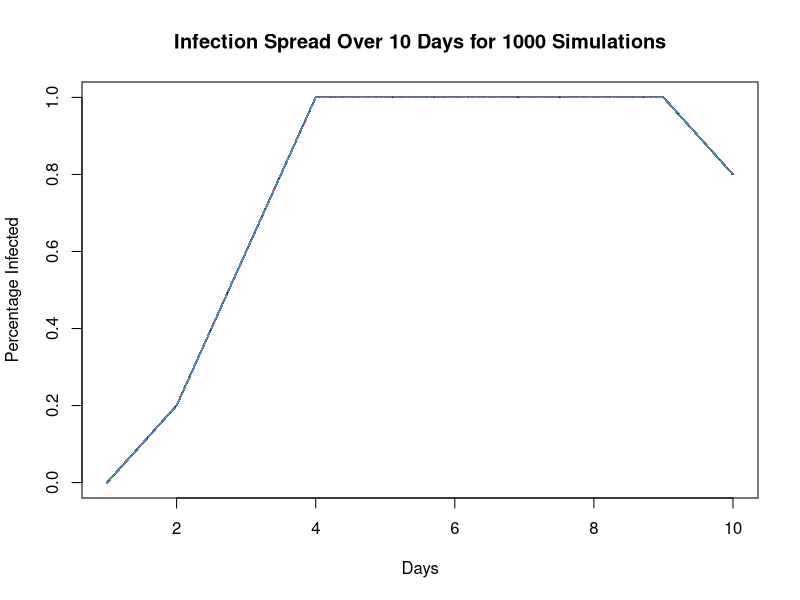
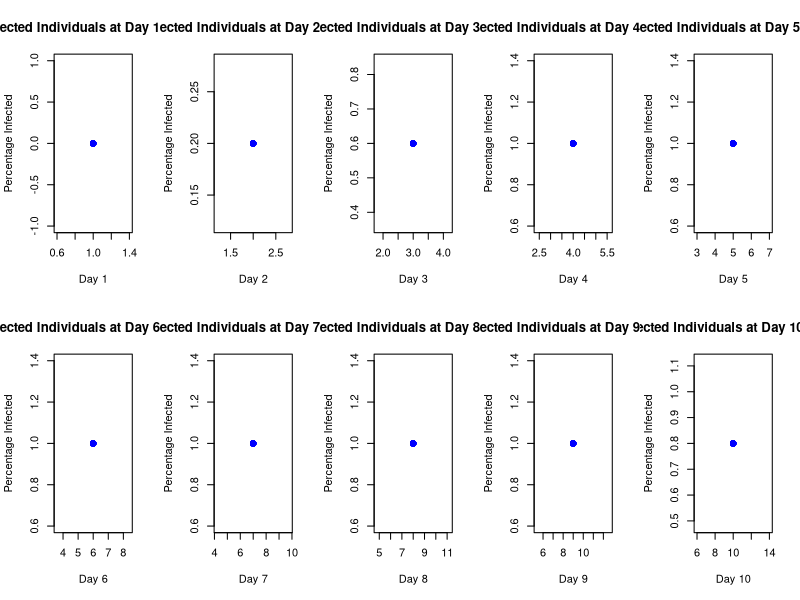

Here is the R script that generated these plots, in order:
# Define the dimensions of the matrix
num_individuals <- 5  # Number of rows
num_days <- 10  # Number of columns
lamda1 <- 0.2
lamda2 <- 0.3
recovery_rate <- 0.15 # Rate at which individuals recover
num_simulations <- 1000

# Create an empty list to store the results of multiple simulations
sim_results <- vector("list", length = num_simulations)

# Create an empty matrix filled with zeros to represent uninfected individuals
initial_infection_matrix <- matrix(0, nrow = num_individuals, ncol = num_days)

# Introduce random infections
for (i in 1:num_individuals) {
  for (j in 1:num_days) {
    # Generate a random number between 0 and 1
    random_number <- runif(1)
    
    # Define a threshold for introducing infections (e.g., 0.2 for a 20% chance of infection)
    threshold <- 0.2
    
    # If the random number is below the threshold, mark the individual as infected
    if (random_number < threshold) {
      initial_infection_matrix[i, j] <- 1
    }
  }
}

# Loop through each day
for (day in 2:num_days) {
  # Loop through each individual
  for (individual_number in 1:num_individuals) {
    # Check if the individual is already infected
    if (initial_infection_matrix[individual_number, day - 1] == 1) {
      # If already infected, keep them infected
      initial_infection_matrix[individual_number, day] <- 1
    } else {
      # Calculate the force of infection for the specified individual at day
      force_of_infection <- lamda1 + lamda2 * sum(initial_infection_matrix[, day - 1])
      
      # Limit the force_of_infection to be between 0 and 1
      force_of_infection <- pmin(1, pmax(0, force_of_infection))
      
      # Calculate the probability of getting infected
      p <- 1 - exp(-force_of_infection)
      
      # Generate a uniform random number [0, 1]
      u.r.n <- runif(1)
      
      # Check if the random value (u.r.n) is less than the probability p
      # If yes, update the infection status to 1 (infected)
      if (u.r.n < p) {
        initial_infection_matrix[individual_number, day] <- 1
      }
    }
  }
}
# Apply the recovery process for each individual
for (individual_number in 1:num_individuals) {
  if (initial_infection_matrix[individual_number, day] == 1 && runif(1) < recovery_rate) {
    initial_infection_matrix[individual_number, day] <- 0  # Change the status to recovered (0)
  }
}

# Print the final infection status matrix
print(initial_infection_matrix)

# Store the simulation result in sim_results list
for (sim in 1:num_simulations) {
  sim_results[[sim]] <- initial_infection_matrix
}

# Create an empty matrix to store simulation results
simulation_matrix <- array(dim = c(num_individuals, num_days, num_simulations))

# Store simulation results in the matrix
for (sim in 1:num_simulations) {
  simulation_matrix[, , sim] <- sim_results[[sim]]
}

# Calculate the percentage of infected individuals for each day and simulation
infected_percentage <- apply(simulation_matrix, c(2, 3), function(x) mean(x == 1))

# Plot the results
matplot(1:num_days, infected_percentage, type = "l", xlab = "Days", ylab = "Percentage Infected",
        main = "Infection Spread Over 10 Days for 1000 Simulations")

# Prepare the scatter plots for each day
par(mfrow = c(2, 5))  # Divides the plotting area into a 2x5 grid for 10 plots

for (day_to_plot in 1:num_days) {
  # Calculate the percentage of infected individuals at the chosen day for each simulation
  infected_percentage_at_day <- infected_percentage[day_to_plot, ]
  
  # Create scatter plots for each day
  plot(rep(day_to_plot, num_simulations), infected_percentage_at_day, 
       xlab = paste("Day", day_to_plot), ylab = "Percentage Infected",
       main = paste("Percentage of Infected Individuals at Day", day_to_plot, "for 1000 Simulations"),
       pch = 19, col = "blue")  # Using blue color for dots
}


# Calculate the recovery status for each individual in each simulation
recovery_matrix <- array(dim = c(num_individuals, num_days, num_simulations))

for (sim in 1:num_simulations) {
  for (individual in 1:num_individuals) {
    for (day in 1:num_days) {
      recovery_matrix[individual, day, sim] <- ifelse(sim_results[[sim]][individual, day] == 0, 1, 0)
    }
  }
}








